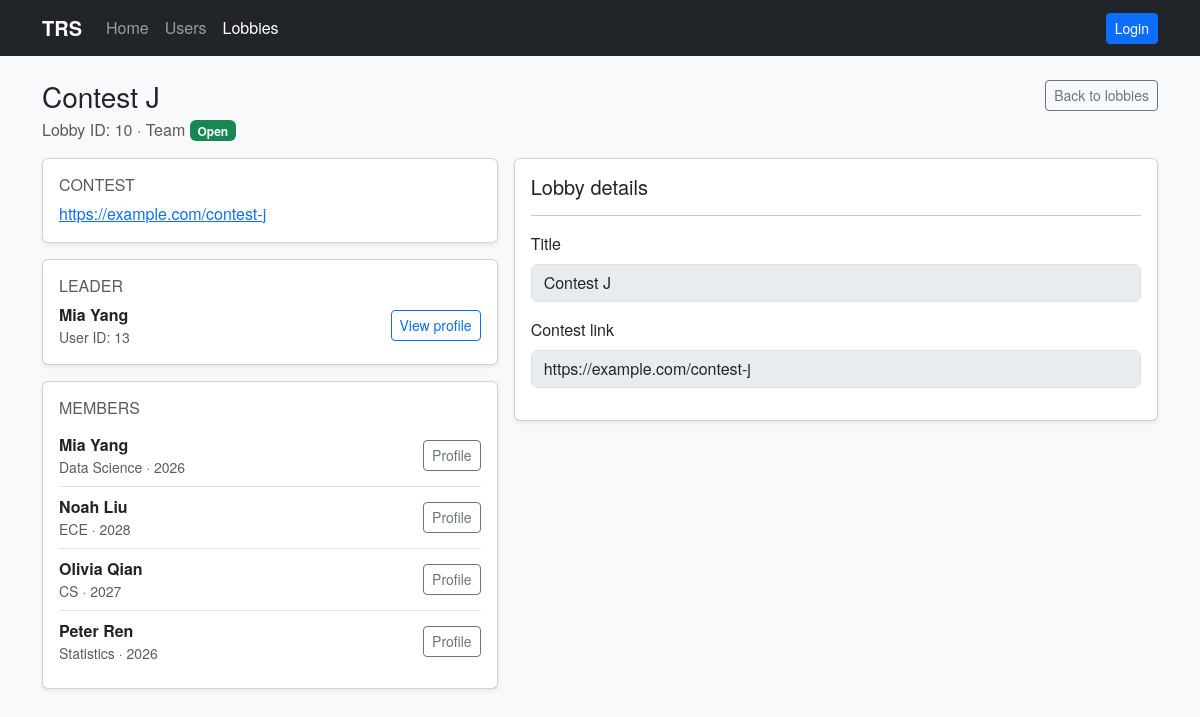
The page /lobbies/10 on the database its author committed.
### models.py (models this page shows, shortened)
class Lobby(db.Model):
    id = db.Column(db.Integer, primary_key=True)
    title = db.Column(db.String(200), nullable=False)
    contest_link = db.Column(db.String(500))
    leader_id = db.Column(db.Integer)
    finished = db.Column(db.Boolean, default=False)
    finished_at = db.Column(db.DateTime)
    created_at = db.Column(db.DateTime, default=datetime.utcnow)
    teams = db.relationship('Team', backref='lobby', cascade='all, delete-orphan')

class User(db.Model):
    id = db.Column(db.Integer, primary_key=True)
    name = db.Column(db.String(120), nullable=False)
    major = db.Column(db.String(120))
    year = db.Column(db.String(50))
    bio = db.Column(db.String(1000))
    contact = db.Column(db.String(500))
    phone = db.Column(db.String(80))
    email = db.Column(db.String(200))
    created_at = db.Column(db.DateTime, default=datetime.utcnow)

### app.py (the view, shortened to what this page needs)
@app.route('/lobbies/<int:lobby_id>', methods=['GET', 'POST'])
def lobby_detail(lobby_id):
    from models import Lobby, Team, User, Rating
    lobby = Lobby.query.get_or_404(lobby_id)
    team = Team.query.filter_by(lobby_id=lobby.id).first()
    leader = User.query.get(lobby.leader_id) if lobby.leader_id else None
    viewer = get_current_user()
    is_leader = viewer is not None and lobby.leader_id is not None and viewer.id == lobby.leader_id
    members = []
    if team:
        for tm in team.members:
            u = User.query.get(tm.user_id)
            if u:
                members.append(u)
    is_member = False
    if viewer and team:
        is_member = any(tm.user_id == viewer.id for tm in team.members)
    submissions = []
    if team:
        from models import Submission
        for s in team.submissions:
            submitter = User.query.get(s.submitter_id) if getattr(s, 'submitter_id', None) else None
            submissions.append({'submission': s, 'submitter': submitter})
        submissions.sort(key=lambda x: (x['submission'].created_at or datetime.min), reverse=True)
    teammates = []
    if viewer:
        teammates = [m for m in members if m.id != viewer.id]
    ratings = []
    rating_by_pair = {}
    viewer_ratings_by_target = {}
    avg_by_target = {}
    if team:
        ratings = Rating.query.filter_by(team_id=team.id).all()
        for r in ratings:
            rating_by_pair[(r.target_user_id, r.rater_id)] = r
            if viewer and r.rater_id == viewer.id:
                viewer_ratings_by_target[r.target_user_id] = r
        for m in members:
            rs = [r for r in ratings if r.target_user_id == m.id]
            if rs:
                avg_by_target[m.id] = {
                    'contribution': round(sum(r.contribution or 0 for r in rs) / len(rs), 2),
                    'communication': round(sum(r.communication or 0 for r in rs) / len(rs), 2),
                    'count': len(rs),
                }
            else:
                avg_by_target[m.id] = {'contribution': 0, 'communication': 0, 'count': 0}
    return render_template(
        'lobby_detail.html',
        lobby=lobby,
        team=team,
        leader=leader,
        members=members,
        is_leader=is_leader,
        is_member=is_member,
        submissions=submissions,
        teammates=teammates,
        ratings=ratings,
        rating_by_pair=rating_by_pair,
        viewer_ratings_by_target=viewer_ratings_by_target,
        avg_by_target=avg_by_target,
    )

### app.py (called while the page is built)
def get_current_user():
    from models import User
    user_id = session.get('user_id')
    if not user_id:
        return None
    return User.query.get(user_id)

@app.context_processor
def inject_current_user():
    return {'current_user': get_current_user()}

### templates/lobby_detail.html (shortened to what this page needs)
{% extends 'base.html' %}
{% block content %}
  <div class="d-flex align-items-start justify-content-between gap-3 mb-3">
    <div>
      <h1 class="h3 mb-1">{{ lobby.title }}</h1>
      <div class="text-muted">
        Lobby ID: {{ lobby.id }}
        {% if team %}· Team {% if team.locked %}<span class="badge text-bg-warning">Locked</span>{% else %}<span class="badge text-bg-success">Open</span>{% endif %}{% endif %}
      </div>
    </div>
    <div class="d-flex gap-2 flex-wrap">
      <a class="btn btn-sm btn-outline-secondary" href="{{ url_for('lobbies_page') }}">Back to lobbies</a>
    </div>
  </div>
  <div class="row g-3">
    <div class="col-lg-5">
      <div class="card shadow-sm">
        <div class="card-body">
          <h2 class="h6 text-uppercase text-muted">Contest</h2>
          {% if lobby.contest_link %}
            <a href="{{ lobby.contest_link }}" target="_blank" rel="noopener noreferrer">{{ lobby.contest_link }}</a>
          {% else %}
            <div class="text-muted">No contest link provided.</div>
          {% endif %}
        </div>
      </div>
      <div class="card shadow-sm mt-3">
        <div class="card-body">
          <h2 class="h6 text-uppercase text-muted">Leader</h2>
          {% if leader %}
            <div class="d-flex align-items-center justify-content-between gap-2">
              <div>
                <div class="fw-semibold">{{ leader.name }}</div>
                <div class="text-muted small">User ID: {{ leader.id }}</div>
              </div>
              <a class="btn btn-sm btn-outline-primary" href="{{ url_for('user_profile', user_id=leader.id) }}">View profile</a>
            </div>
          {% else %}
            <div class="text-muted">No leader assigned.</div>
          {% endif %}
        </div>
      </div>
      <div class="card shadow-sm mt-3">
        <div class="card-body">
          <h2 class="h6 text-uppercase text-muted">Members</h2>
          {% if members|length %}
            <div class="list-group list-group-flush">
              {% for m in members %}
                <div class="list-group-item px-0 d-flex align-items-center justify-content-between gap-2">
                  <div>
                    <div class="fw-semibold">{{ m.name }}</div>
                    <div class="text-muted small">{{ m.major or '—' }}{% if m.year %} · {{ m.year }}{% endif %}</div>
                  </div>
                  <a class="btn btn-sm btn-outline-secondary" href="{{ url_for('user_profile', user_id=m.id) }}">Profile</a>
                </div>
              {% endfor %}
            </div>
          {% else %}
            <div class="text-muted">No members yet.</div>
          {% endif %}
        </div>
      </div>
    </div>
    <div class="col-lg-7">
      <div class="card shadow-sm">
        <div class="card-body">
          <div class="d-flex align-items-center justify-content-between">
            <h2 class="h5 mb-0">Lobby details</h2>
          </div>
          <hr>
          <form method="post" action="{{ url_for('lobby_detail', lobby_id=lobby.id) }}">
            <fieldset {% if not is_leader %}disabled{% endif %}>
              <div class="mb-3">
                <label class="form-label" for="title">Title</label>
                <input class="form-control" id="title" name="title" value="{{ lobby.title }}" required>
              </div>
              <div class="mb-3">
                <label class="form-label" for="contest_link">Contest link</label>
                <input class="form-control" id="contest_link" name="contest_link" value="{{ lobby.contest_link or '' }}" placeholder="https://...">
              </div>
            </fieldset>
          </form>
        </div>
      </div>
    </div>
  </div>
{% endblock %}

### static/main.css (style rules this page uses)
body { font-family: 'Helvetica Neue', 'Helvetica', 'Arial', system-ui; }

### rows shown on the page
Lobby: title "Contest J", id "10", contest_link "https://example.com/contest-j"
User: name "Mia Yang", id "13", major "Data Science", year "2026"
User: name "Noah Liu", major "ECE", year "2028"
User: name "Olivia Qian", major "CS", year "2027"
User: name "Peter Ren", major "Statistics", year "2026"
